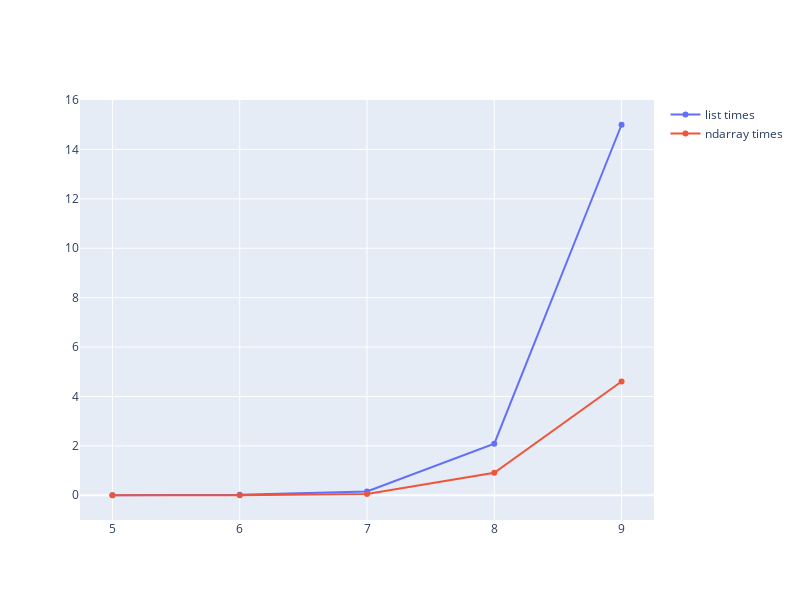

The code cell stored with this chart in its notebook:
### Code cell
x = [p for p in range(5,10)]
y_list = [0, 0.0156, 0.156, 2.09, 15]
y_ndarray = [0, 0, 0.0469, 0.9066, 4.606]
trace1 = go.Scatter(x=x, y=y_list, name = "list times")
trace2 = go.Scatter(x=x, y=y_ndarray, name = "ndarray times")

fig = make_subplots()
_ = fig.add_trace(trace1)
_ = fig.add_trace(trace2)

_ = fig['layout'].update(height = 600, width = 800)
iplot(fig)

### Figure 1 — Plotly figure (JSON) as saved in the notebook; plotly's stock layout.template omitted (floating-point values rounded to 4 significant figures)
{"data": [{"name": "list times", "type": "scatter", "x": [5, 6, 7, 8, 9], "y": [0, 0.0156, 0.156, 2.09, 15]}, {"name": "ndarray times", "type": "scatter", "x": [5, 6, 7, 8, 9], "y": [0, 0, 0.0469, 0.9066, 4.606]}], "layout": {"height": 600, "width": 800, "xaxis": {"anchor": "y", "autorange": true, "domain": [0, 1], "range": [4.745, 9.255], "type": "linear"}, "yaxis": {"anchor": "x", "autorange": true, "domain": [0, 1], "range": [-1.002, 16.0], "type": "linear"}}}
